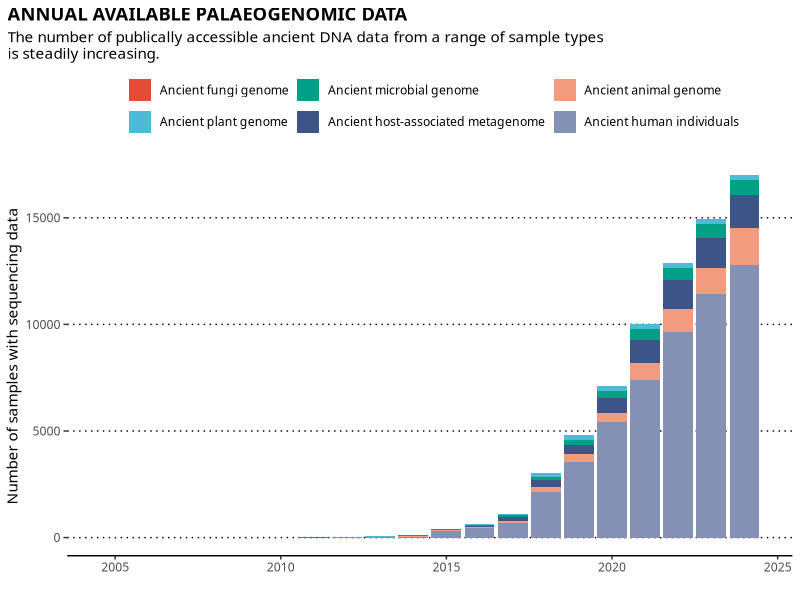
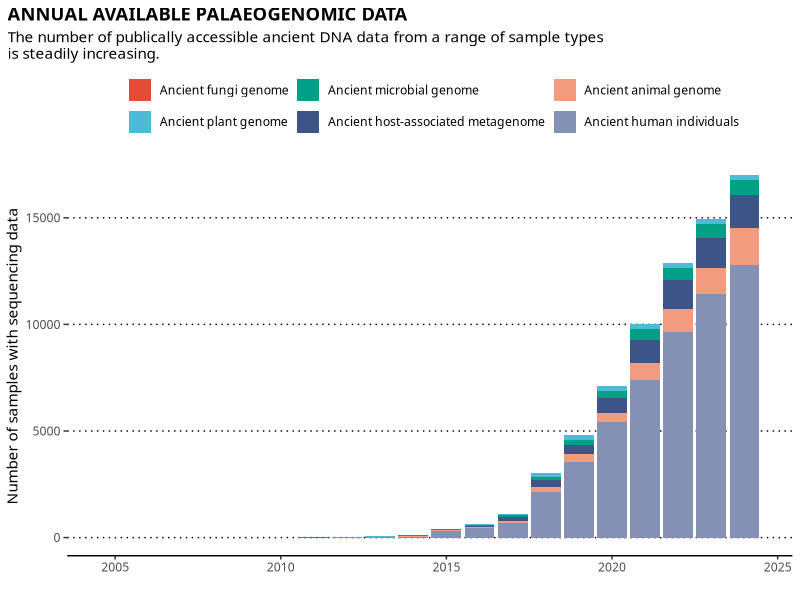

Here is the R script that generated these plots, in order:
## ---- chunk 1
library(tidyverse)
library(ggsci)
## ---- chunk 2
sessionInfo()
## ---- chunk 3
data_subset_combined <- read_tsv('bergstrom2024comment_figure1_dataforplotting.tsv')
## ---- chunk 4
data_year_range = seq(
  min(data_subset_combined$publication_year),
  max(data_subset_combined$publication_year),
)
## ---- chunk 5
data_type_order <- data_subset_combined |>
  select(sample_type, n_samples_cumul) |> 
  group_by(sample_type) |> 
  summarise(current = max(n_samples_cumul)) |> 
  arrange(current) |> 
  mutate(sample_type = as_factor(sample_type)) |> 
  pull(sample_type)
## ---- chunk 6
plot_final <- ggplot(data_subset_combined |> mutate(sample_type = factor(sample_type, levels = data_type_order)), aes(publication_year, n_samples_cumul, fill = sample_type)) +
  geom_col() +
  scale_fill_npg(breaks = data_type_order) +
  theme_classic() +
  theme(
    axis.line.y = element_blank(),
    legend.position = "top",
    panel.grid.major.y = element_line(colour = "black", linewidth = 0.5, linetype = 'dotted'),
    text = element_text(family = "Albert Sans"),
    plot.title = element_text(face = "bold", hjust = 0),
    plot.title.position = 'plot', 
  ) +
  xlab('') +
  ylab('Number of samples with sequencing data') + 
  guides(fill = guide_legend(title = "")) +
  labs(title = "ANNUAL AVAILABLE PALAEOGENOMIC DATA", subtitle = "The number of publically accessible ancient DNA data from a range of sample types \nis steadily increasing.")

plot_final

ggsave(plot_final, filename = 'figure1.png', device = png, dpi = 300, width = 2200, height = 1250, units = 'px')
